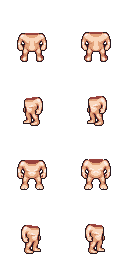
#> input picture lpc_layers/body/body_male_idle.png, 128 x 256 px, found by its file name
$ python _view_body_base.py
#> lines starting #> are read from the running program, lines starting #| are printed output that depends on the picture
from PIL import Image
from collections import Counter

# 读 LPC male base
base = Image.open(r"D:\AAAAI\动画视频尝试\赞比的遗产\lpc_layers\body\body_male_idle.png").convert("RGBA")
#> base is the input picture: PIL image 128x256 RGBA; mean R, G, B, A 26.2, 19.6, 16.8, 36.2
w, h = base.size
#> w = 128; h = 256
print(f"male base 尺寸 {w}x{h}")
#| male base 尺寸 128x256

# 调色板
cnt = Counter()
for y in range(h):
    for x in range(w):
        r, g, b, a = base.getpixel((x, y))
        if a > 0:
            cnt[(r, g, b)] += 1
#> after the loop, cnt = {(39, 25, 32): 954, (153, 66, 60): 558, (228, 164, 124): 1058, (204, 134, 101): 486, (250, 236, 231): 222, (249, 213, 186): 1370}
print(f"颜色数 {len(cnt)}")
#| 颜色数 6
for c, n in cnt.most_common():
    print(f"  #{c[0]:02x}{c[1]:02x}{c[2]:02x} x{n}")
#> this loop made 6 passes
#> (c, n) on passes 1 to 6: ((249, 213, 186), 1370), ((228, 164, 124), 1058), ((39, 25, 32), 954), ((153, 66, 60), 558), ((204, 134, 101), 486), ((250, 236, 231), 222)
#|   #f9d5ba x1370
#|   #e4a47c x1058
#|   #271920 x954
#|   #99423c x558
#|   #cc8665 x486
#|   #faece7 x222

# 向下站立帧 = col0,row2 = (0,128) 到 (64,192)
px = base.load()
frame = base.crop((0, 128, 64, 192))
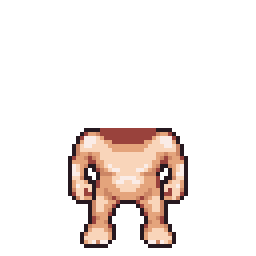
#> frame: PIL image 64x64 RGBA (shown 4 times larger); mean R, G, B, A 31.5, 23.6, 20.2, 43.1; transparent parts drawn white
fpx = frame.load()

# bbox
xs = [x for x in range(64) for y in range(64) if fpx[x, y][3] > 0]
#> xs = 692 values from 17 to 46
ys = [y for x in range(64) for y in range(64) if fpx[x, y][3] > 0]
#> ys = 692 values, max 61 at index 86, min 32 at index 62, mean 44.76
bx0, bx1, by0, by1 = min(xs), max(xs), min(ys), max(ys)
#> bx0 = 17; bx1 = 46; by0 = 32; by1 = 61
print(f"\n向下帧 bbox=({bx0},{by0})-({bx1},{by1}) {bx1-bx0+1}x{by1-by0+1}")
#| 向下帧 bbox=(17,32)-(46,61) 30x30

# ASCII 明暗
LUM_CHARS = "@%#*+=-:. "
def lum(rgb):
    r, g, b = rgb
    return int(0.2126*r + 0.7152*g + 0.0722*b)

print(f"\nASCII (向下帧):")
for y in range(by0, by1+1):
    line = ""
    for x in range(bx0, bx1+1):
        r, g, b, a = fpx[x, y]
        if a == 0:
            line += " "
        else:
            idx = min(9, lum((r, g, b)) * 10 // 256)
            line += LUM_CHARS[idx]
    print(line)
print("DONE")

$ run again, with lpc_layers/body/body_child_walk.png copied over lpc_layers/body/body_male_idle.png
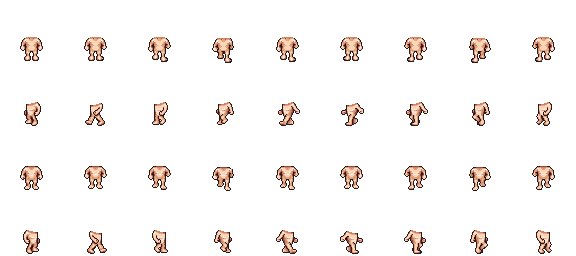
#> input picture lpc_layers/body/body_child_walk.png, 576 x 256 px, found by its file name
#> base is the input picture: PIL image 576x256 RGBA; mean R, G, B, A 13.9, 10.5, 8.9, 20.2
#| male base 尺寸 576x256
#> after the loop `for y in range(h):`: cnt = {(204, 134, 101): 1729, (39, 25, 32): 3181, (228, 164, 124): 2464, (153, 66, 60): 697, (250, 236, 231): 439, (249, 213, 186): 3180}
#| 颜色数 6
#> the loop `for c, n in cnt.most_common():` made 6 passes
#> (c, n) on passes 1 to 6: ((39, 25, 32), 3181), ((249, 213, 186), 3180), ((228, 164, 124), 2464), ((204, 134, 101), 1729), ((153, 66, 60), 697), ((250, 236, 231), 439)
#> (printed output is left out)
#> `frame = base.crop((0, 128, 64, 192))`:
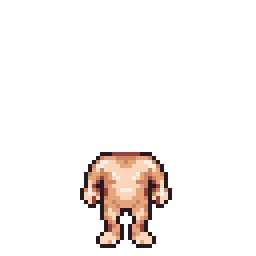
#> frame: PIL image 64x64 RGBA (shown 4 times larger); mean R, G, B, A 16.6, 12.5, 10.7, 23.8; transparent parts drawn white
#> xs = 383 values from 20 to 42
#> ys = 383 values, max 61 at index 68, min 38 at index 48, mean 48.19
#> bx0 = 20; bx1 = 42; by0 = 38; by1 = 61
#| 向下帧 bbox=(20,38)-(42,61) 23x24
